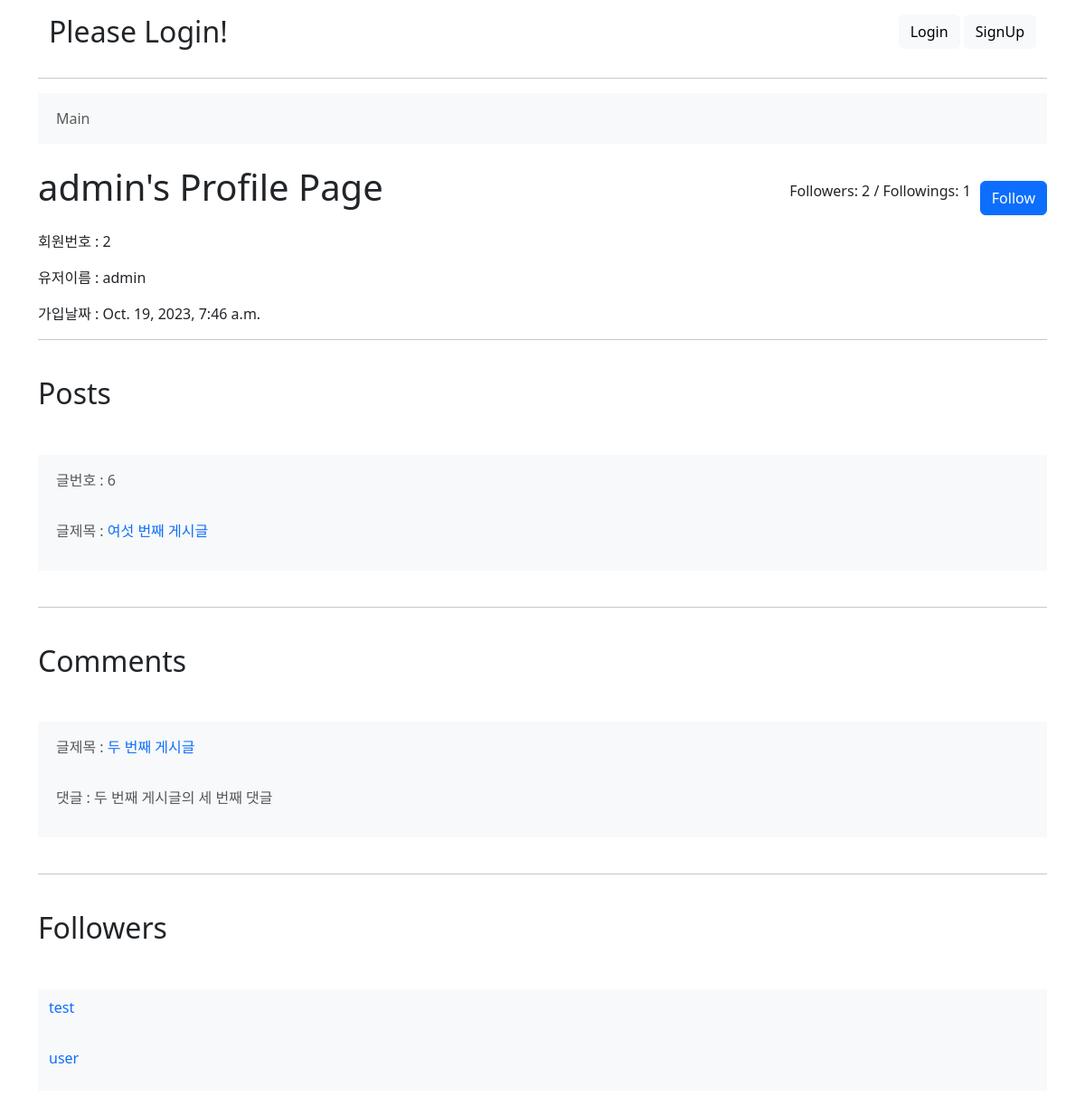
The page /accounts/profile/admin/ on the database its author committed.
### accounts/models.py (models this page shows)
class User(AbstractUser):
    followings = models.ManyToManyField('self', symmetrical=False, related_name='followers')

### boards/models.py (models this page shows)
class Board(models.Model):
    author = models.ForeignKey(settings.AUTH_USER_MODEL, on_delete = models.CASCADE)
    like_users = models.ManyToManyField(settings.AUTH_USER_MODEL, related_name='like_boards')
    title = models.CharField(max_length=20)
    content = models.TextField()
    created_at = models.DateTimeField(auto_now_add=True)
    updated_at = models.DateTimeField(auto_now=True)

class Comment(models.Model):
    author = models.ForeignKey(settings.AUTH_USER_MODEL, on_delete = models.CASCADE)
    board = models.ForeignKey(Board, on_delete=models.CASCADE, related_name='comments')
    content = models.CharField(max_length=200)
    created_at = models.DateTimeField(auto_now_add=True)
    updated_at = models.DateTimeField(auto_now=True)

### accounts/views.py (the view)
# urls.py: path('profile/<str:username>/', views.profile, name='profile'),
def profile(request, username):
    person = get_object_or_404(get_user_model(), username=username)
    context = {
        'person': person,
    }
    return render(request, 'accounts/profile.html', context)

### accounts/templates/accounts/profile.html (shortened to what this page needs)
{% extends "base.html" %}
{% block content %}
<div>
  <div style="display: flex; justify-content: space-between;">
    <h1 class="mb-4">{{person.username}}'s Profile Page</h1>
    <div style="display: flex; justify-content: space-between; align-items: center;">
      <p style="margin-right: 10px;">Followers: {{person.followers.count}} / Followings: {{person.followings.count}}</p>
      {% if person != request.user %}
        <form action="{% url "accounts:follow" person.pk %}" method='POST'>
          {% if request.user in person.followers.all %}
            <button type="submit" class="btn btn-primary">UnFollow</button>
          {% else %}
            <button type="submit" class="btn btn-primary">Follow</button>
          {% endif %}
        </form>
      {% endif %}
    </div>
  </div>
  <div>
    <p>회원번호 : {{person.pk}}</p>
    <p>유저이름 : {{person.username}}</p>
    <p>가입날짜 : {{person.date_joined}}</p>
  </div>
  <hr>
  <br>
  <h2 class="mb-4">Posts</h2><br>
    {% if person.board_set.all|length == 0 %} No posts yet.
    {% else %}
      {% for board in person.board_set.all %}
        <nav class="navbar navbar-expand-lg bg-light">
          <div class="container-fluid">
            <div class="collapse navbar-collapse" id="navbarNav">
              <ul class="navbar-nav">
                <li class="nav-item">
                  <p class="nav-link">글번호 : {{board.pk}}</p>
                  <p class="nav-link">글제목 : <a href="{% url 'boards:detail' board.id %}" style="text-decoration: none;">{{ board.title }}</a></p>
                </li>
              </ul>
            </div>
          </div>
        </nav>
        <br>
      {% endfor %}
    {% endif %}
  <hr>
  <br>
  <h2 class="mb-4">Comments</h2><br>
    {% if person.comment_set.all|length == 0 %} No comments yet.
    {% else %}
      {% for comment in person.comment_set.all %}
        <nav class="navbar navbar-expand-lg bg-light">
          <div class="container-fluid">
            <div class="collapse navbar-collapse" id="navbarNav">
              <ul class="navbar-nav">
                <li class="nav-item">
                  <p class="nav-link">글제목 : <a href="{% url 'boards:detail' comment.board.id %}" style="text-decoration: none;">{{ comment.board.title}}</a></p>
                  <p class="nav-link">댓글 : {{ comment.content }}</p>
                </li>
              </ul>
            </div>
          </div>
        </nav>
        <br>
      {% endfor %}
    {% endif %}
  <hr>
  <br>
  <h2 class="mb-4">Followers</h2><br>
    {% if person.followers.all|length == 0 %} No followers yet.
    {% else %}
      {% for follower in person.followers.all %}
        <nav class="navbar navbar-expand-lg bg-light">
          <div class="container-fluid">
            <div class="collapse navbar-collapse" id="navbarNav">
              <ul class="navbar-nav">
                <li class="nav-item">
                  <p><a href="{% url "accounts:profile" follower.username %}" style="text-decoration: none;">{{follower.username}}</a></p>
                </li>
              </ul>
            </div>
          </div>
        </nav>
      {% endfor %}
    {% endif %}
</div>
{% endblock content %}

### rows shown on the page
User: username "admin", followers.count "2", followings.count "1", pk "2", date_joined "Oct. 19, 2023, 7:46 a.m."
Board: pk "6", title "여섯 번째 게시글"
Comment: board "두 번째 게시글", content "두 번째 게시글의 세 번째 댓글"
User: username "test"
User: username "user"
